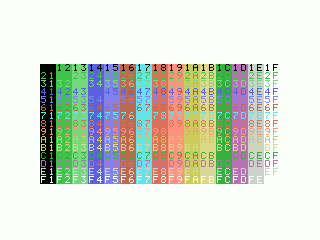
#> input picture appE/captures/plate_eu_colour_f0060.png, 320 x 240 px, given in place of check_MSXBOOK_EU16.png, which was not available
$ python fig55.py
#> lines starting #> are read from the running program, lines starting #| are printed output that depends on the picture; pictures that were not available may be replaced by others from this repository, and a replacement may not be noted
#> in page, im is the input picture: PIL image 320x240 RGB; mean R, G, B 212.5, 219.6, 207.6
#!/usr/bin/env python3
"""fig55.py - the figures of chapter 55, from the captures meas55.py kept.

Each figure is one page or two, one above the other: of each capture, the columns
the VDP draws (chapter 4) and the lines from the top of the capture to the row
under the program's last, enlarged five times, nearest neighbour, in a light
grey frame one enlarged pixel wide, since the page is white (chapter 51). meas55.py
checked every capture against vdpscreen.py's picture of the VRAM the debugger
read, frame 58 after INIT.

    fig55_1  check.rom on MSXBOOK_EU16 (50 Hz) and MSXBOOK_JP16 (60 Hz)
    fig55_2  dirty.rom on MSXBOOK_EU16B, whose RAM starts as a real MSX1's:
             WHERE IT BREAKS
"""
import os
import sys

from PIL import Image

HERE = os.path.dirname(os.path.abspath(__file__))
sys.path.insert(0, os.path.join(os.path.dirname(HERE), "tools"))
import meas  # noqa: E402

CAP = os.path.join(HERE, "captures")
WIDTH = {"fig55_1": 10.5, "fig55_2": 10.5}
SCALE = 5
GAP = 24
FRAME = (192, 192, 192)
ROWS = 13                                       # the page's rows 0 to 12
TOP = meas.PAPER_Y0 + 8 * (ROWS + 1)            # the border above, the rows, one more
PAGES = {"fig55_1": ("check", ["MSXBOOK_EU16", "MSXBOOK_JP16"]),
         "fig55_2": ("dirty", ["MSXBOOK_EU16B"])}


def framed(im, k):
    """enlarged k times, nearest neighbour, in a frame one enlarged pixel wide"""
#> called with k = 5
    big = im.resize((im.width * k, im.height * k), Image.NEAREST)
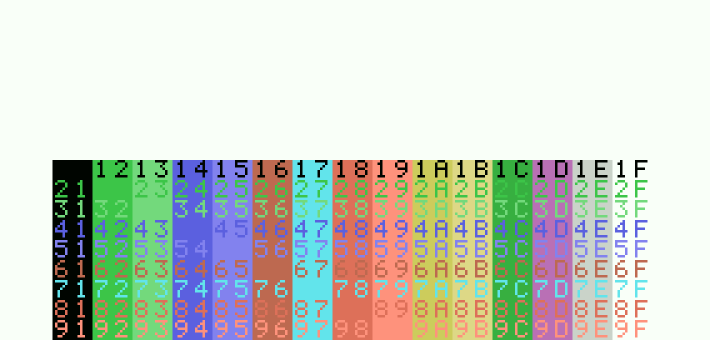
#> big: PIL image 1420x680 RGB (shown at 1/2 size); mean R, G, B 203, 210.3, 198.9
    out = Image.new("RGB", (big.width + 2 * k, big.height + 2 * k), FRAME)
#> out: PIL image 1430x690 RGB; every value is 192
    out.paste(big, (k, k))
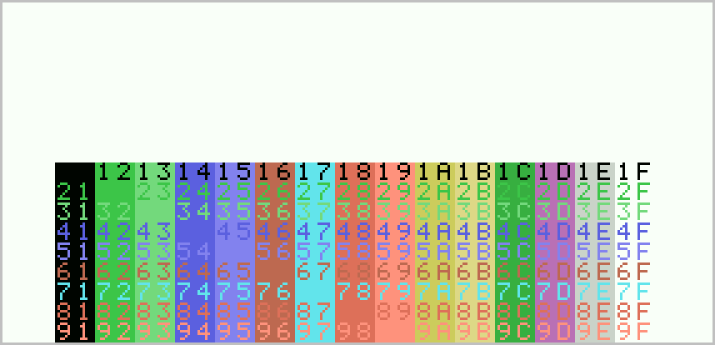
#> out: PIL image 1430x690 RGB (shown at 1/2 size); mean R, G, B 202.8, 209.9, 198.8
    return out


def page(name, machine):
    im = Image.open(os.path.join(CAP, f"{name}_{machine}.png")).convert("RGB")
    return framed(im.crop((meas.DRAWN[0], 0, meas.DRAWN[1] + 1, TOP)), SCALE)


def stacked(panels, gap=GAP):
#> called with gap = 24
    h = sum(p.height for p in panels) + gap * (len(panels) - 1)
#> h = 1404
    out = Image.new("RGB", (max(p.width for p in panels), h), (255, 255, 255))
#> out: PIL image 1430x1404 RGB; every value is 255
    y = 0
    for p in panels:
        out.paste(p, (0, y))
        y += p.height + gap
#> this loop made 2 passes
#> y on passes 1 to 2: 714, 1428
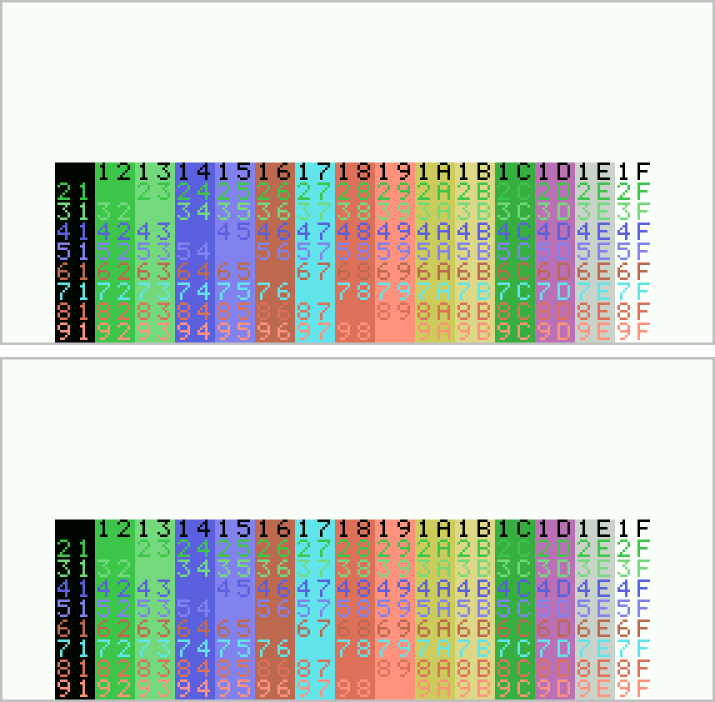
#> out: PIL image 1430x1404 RGB (shown at 1/2 size); mean R, G, B 203.7, 210.7, 199.8
#> after the loop, y = 1428
    return out


def main():
    out = {}
    for fig, (name, machines) in PAGES.items():
        im = stacked([page(name, m) for m in machines])
        path = os.path.join(HERE, f"{fig}.png")
        im.save(path)
        out[fig] = (path, WIDTH[fig], SCALE, im.size)
    return out


if __name__ == "__main__":
#> (the run stopped early here; a loop or call above may not have finished)
